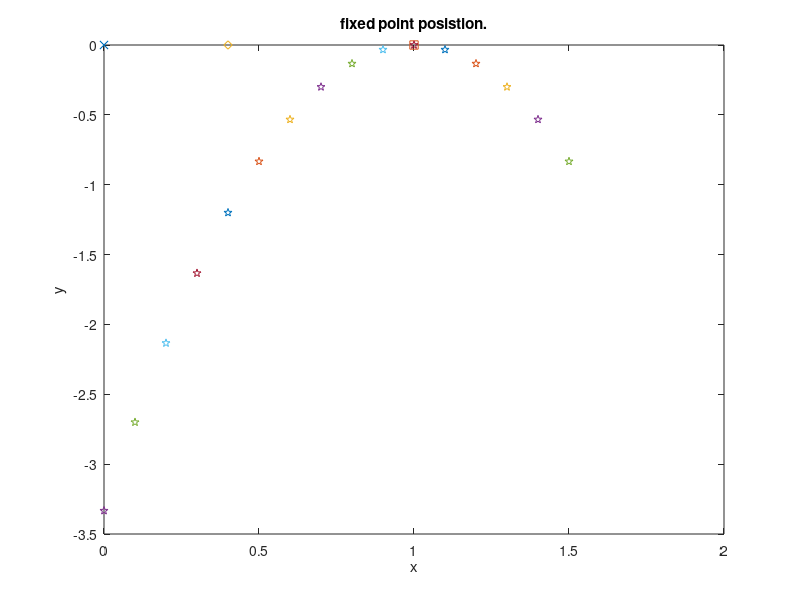
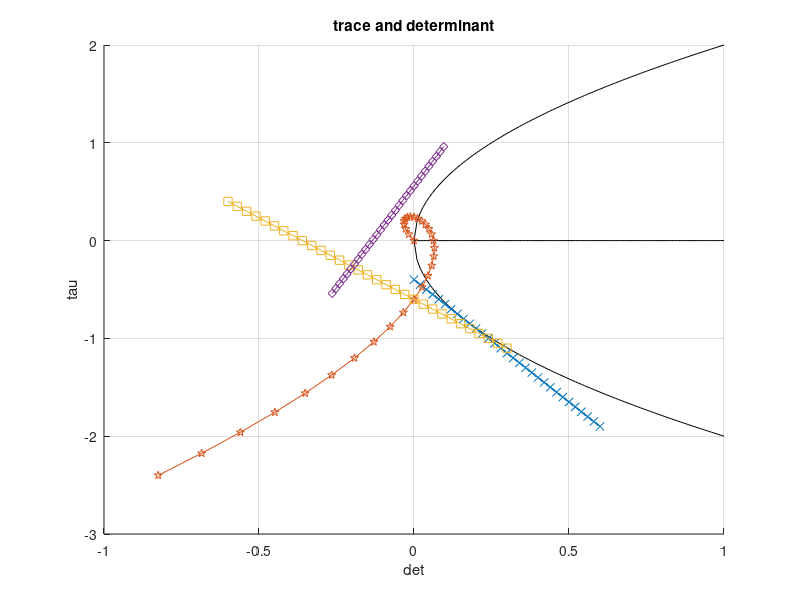
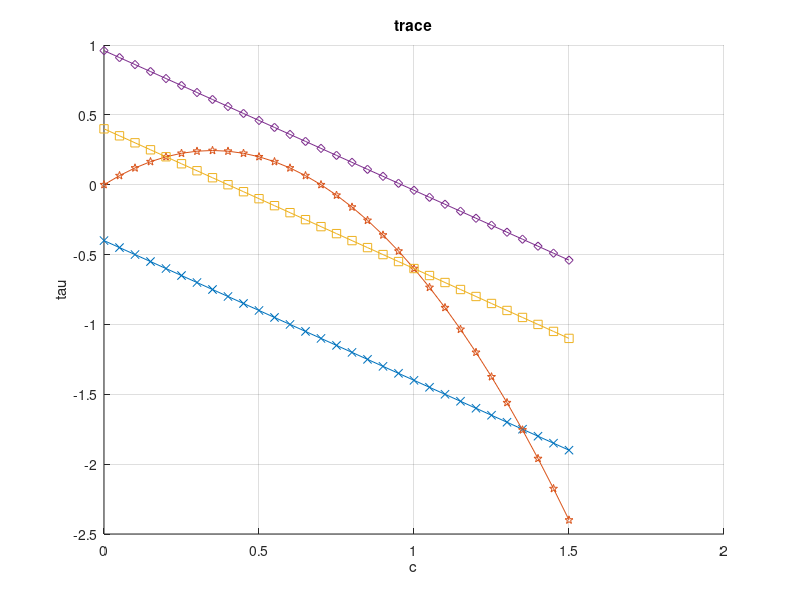
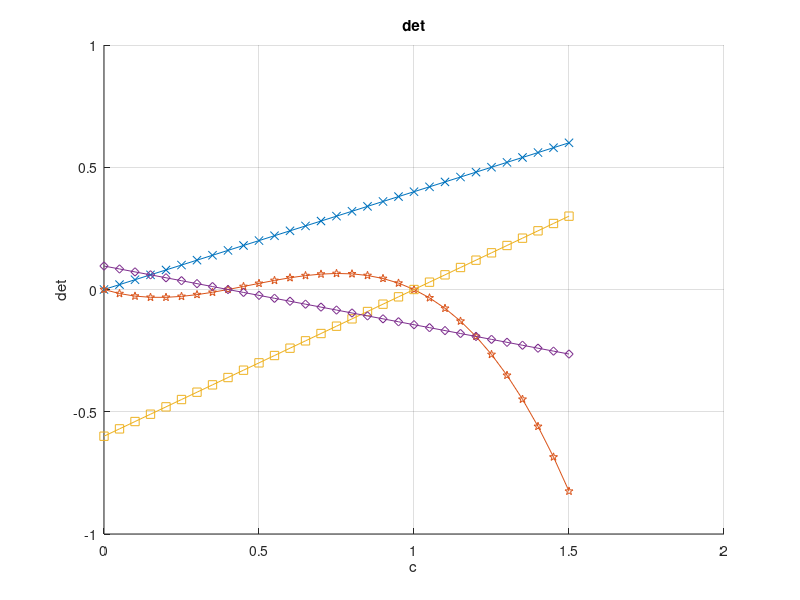

Write the MATLAB code that produced these figures, in order.

%given conditions.
a = 0.4;
b = 0.3;

%Learn more about the stability of the Predetor-Prey Fixed points by
%plotting trace determinant and spiral condition.

figure(1)
x1 = [0 0];
x3 = [1 0];
x4 = [a 0];

plot(x1(1),x1(2),'x')
hold on;
plot(x3(1),x3(2),'s')
plot(x4(1),x4(2),'d')

for c = 0:0.1:1.5
    x2 = [c ((c-1)*(1-c))/b];
    plot(x2(1),x2(2),'p')
end
title('fixed point posistion.')
xlabel('x')
ylabel('y')
hold off;

figure(2)
title('trace and determinant')
hold on;
grid on;
det = 0:0.01:1;
plot(det,sqrt(4*det),'k')
plot(det,-sqrt(4*det),'k')
plot(det,zeros(length(det),1),'k')
c = 0:0.05:1.5;
for i = 1:length(c)
    % x1:
    tau1(i) = -a - c(i);
    det1(i) = a*c(i);
   
    %x2:
    tau2(i) = c(i)*(1 + a - 2*c(i));
    det2(i) = c(i)*(c(i) - a)*(1 - c(i));
    
    %x3 :
    tau3(i) = -c(i) + a;
    det3(i) = (a-1)*(1-c(i));
    
    %x4
    tau4(i) = a^2 + 2*a -c(i);
    det4(i) = (-a^2 + a)*(a-c(i));
end
plot(det1,tau1,'-x')
plot(det2,tau2,'-p')
plot(det3,tau3,'-s')
plot(det4,tau4,'-d')    
xlabel('det')
ylabel('tau')
hold off;

figure(3)
title('trace')
hold on;
plot(c,tau1,'-x')
plot(c,tau2,'-p')
plot(c,tau3,'-s')
plot(c,tau4,'-d')
xlabel('c')
ylabel('tau')
grid on; hold off;

figure(4)
title('det')
hold on;
grid on;
plot(c,det1,'-x')
plot(c,det2,'-p')
plot(c,det3,'-s') %square
plot(c,det4,'-d') %diamond
xlabel('c')
ylabel('det')
grid on; hold off;

figure(5)
title('3d tau,det')
hold on;
grid on;
plot3(tau1,det1,c,'-x')
plot3(tau2,det2,c,'-p')
plot3(tau3,det3,c,'-s')
plot3(tau4,det4,c,'-d')    
xlabel('tau')
ylabel('det')
zlabel('c')
grid on; hold off;





